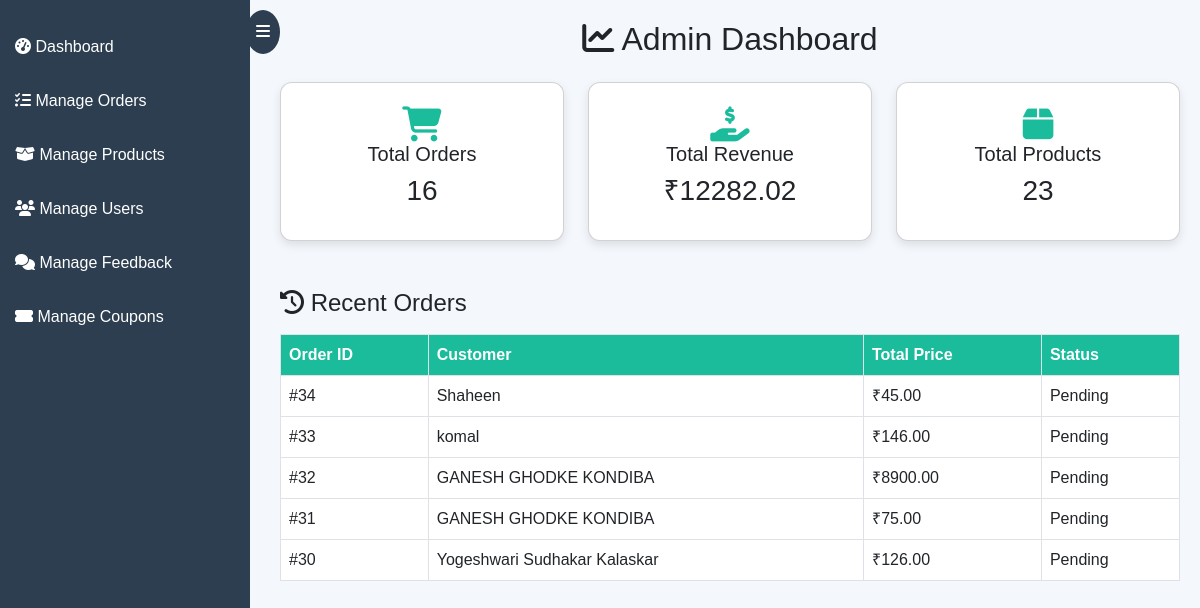
/admin-panel/dashboard/, run on the app's committed database.
### myApp/models.py (models this page shows, shortened)
class Order(models.Model):
    PAYMENT_CHOICES = [
        ('COD', 'Cash on Delivery'),
        ('UPI', 'UPI Payment'),
        ('CARD', 'Credit/Debit Card'),
    ]
    STATUS_CHOICES = [
        ('Pending', 'Pending'),
        ('Processing', 'Processing'),
        ('Shipped', 'Shipped'),
        ('Delivered', 'Delivered'),
        ('Cancelled', 'Cancelled'),
    ]
    full_name = models.CharField(max_length=100)
    email = models.EmailField()
    phone = models.CharField(max_length=15)
    address = models.TextField()
    city = models.CharField(max_length=100)
    state = models.CharField(max_length=100)
    zip_code = models.CharField(max_length=10)
    payment_method = models.CharField(max_length=10, choices=PAYMENT_CHOICES)
    order_date = models.DateTimeField(auto_now_add=True)
    total_price = models.DecimalField(max_digits=10, decimal_places=2)
    status = models.CharField(max_length=20, choices=STATUS_CHOICES, default='Pending')
    order_items = models.JSONField(default=list)  # Proper JSON storage
    discount_amount = models.DecimalField(max_digits=10, decimal_places=2, default=Decimal('0.00'))
    coupon_discount = models.DecimalField(max_digits=10, decimal_places=2, default=Decimal('0.00'))
    coupon_code = models.CharField(max_length=50, blank=True, null=True)

### myApp/views.py (the view)
# urls.py: path('dashboard/', admin_dashboard, name='admin_dashboard'),
def admin_dashboard(request):
    total_orders = Order.objects.count()
    total_revenue = sum(order.total_price for order in Order.objects.all())
    total_products = Vegie.objects.count() + Fruit.objects.count() + Pulse.objects.count()
    recent_orders = Order.objects.order_by('-order_date')[:5]
    customer_queries = ContactMessage.objects.order_by('-submitted_at')[:5]  # Get last 5 queries
    context = {
        'total_orders': total_orders,
        'total_revenue': total_revenue,
        'total_products': total_products,
        'recent_orders': recent_orders,
        'customer_queries': customer_queries,  # Send queries to template
    }
    return render(request, 'admin_panel/dashboard.html', context)

### templates/admin_panel/dashboard.html (shortened to what this page needs)
<!DOCTYPE html>
<html lang="en">
<head>
    <link rel="stylesheet" href="https://cdn.jsdelivr.net/npm/bootstrap@5.3.0/dist/css/bootstrap.min.css">
    <link rel="stylesheet" href="https://cdnjs.cloudflare.com/ajax/libs/font-awesome/6.4.2/css/all.min.css">
</head>
<body>
    <div class="sidebar" id="sidebar">
        <span class="toggle-btn" onclick="toggleSidebar()"><i class="fas fa-bars"></i></span>
        <a href="#"><i class="fas fa-tachometer-alt"></i> Dashboard</a>
        <a href="{% url 'manage_orders' %}"><i class="fas fa-tasks"></i> Manage Orders</a>
        <a href="{% url 'manage_products' %}"><i class="fas fa-box-open"></i> Manage Products</a>
        <a href="{% url 'manage_users' %}"><i class="fas fa-users"></i> Manage Users</a>
        <a href="{% url 'manage_feedback' %}"><i class="fas fa-comments"></i> Manage Feedback</a>
        <a href="{% url 'coupon_list' %}" class="active"><i class="fas fa-ticket-alt"></i> Manage Coupons</a>
    </div>
    <div class="main-content">
        <h2 class="text-center mb-4"><i class="fas fa-chart-line"></i> Admin Dashboard</h2>
        <div class="row">
            <div class="col-md-4">
                <div class="card p-4 text-center">
                    <i class="fas fa-shopping-cart icon"></i>
                    <h5>Total Orders</h5>
                    <h3>{{ total_orders }}</h3>
                </div>
            </div>
            <div class="col-md-4">
                <div class="card p-4 text-center">
                    <i class="fas fa-hand-holding-usd icon"></i>
                    <h5>Total Revenue</h5>
                    <h3>₹{{ total_revenue }}</h3>
                </div>
            </div>
            <div class="col-md-4">
                <div class="card p-4 text-center">
                    <i class="fas fa-box icon"></i>
                    <h5>Total Products</h5>
                    <h3>{{ total_products }}</h3>
                </div>
            </div>
        </div>
        <h4 class="mt-5"><i class="fas fa-history"></i> Recent Orders</h4>
        <table class="table table-bordered mt-3">
            <thead>
                <tr>
                    <th>Order ID</th>
                    <th>Customer</th>
                    <th>Total Price</th>
                    <th>Status</th>
                </tr>
            </thead>
            <tbody>
                {% for order in recent_orders %}
                <tr>
                    <td>#{{ order.id }}</td>
                    <td>{{ order.full_name }}</td>
                    <td>₹{{ order.total_price }}</td>
                    <td>{{ order.status }}</td>
                </tr>
                {% endfor %}
            </tbody>
        </table>
    </div>
</body>
</html>

### templates/admin_panel/dashboard.html (style rules this page uses)
body { background-color: #f4f7fc; font-family: 'Poppins', sans-serif; display: flex; transition: all 0.3s ease-in-out; }
.sidebar { width: 250px; background: #2c3e50; color: white; position: fixed; height: 100vh; padding-top: 20px; transition: 0.3s ease-in-out; }
.sidebar a { display: block; color: white; padding: 15px; text-decoration: none; font-size: 16px; transition: 0.3s; }
.sidebar .toggle-btn { position: absolute; top: 10px; right: -30px; background: #2c3e50; color: white; border-radius: 50%; padding: 10px; cursor: pointer; transition: 0.3s ease-in-out; }
.main-content { margin-left: 260px; padding: 20px; width: 100%; transition: 0.3s ease-in-out; }
.card { border-radius: 12px; box-shadow: 0px 4px 10px rgba(0, 0, 0, 0.1); transition: 0.3s ease-in-out; background: white; }
.icon { font-size: 35px; color: #1abc9c; }
.table th { background-color: #1abc9c; color: white; }

### data on the page
Order: id "34", full_name "Shaheen", total_price "45.00", status "Pending"
Order: id "33", full_name "komal", total_price "146.00", status "Pending"
Order: id "32", full_name "GANESH GHODKE KONDIBA", total_price "8900.00", status "Pending"
Order: id "31", full_name "GANESH GHODKE KONDIBA", total_price "75.00", status "Pending"
Order: id "30", full_name "Yogeshwari Sudhakar Kalaskar", total_price "126.00", status "Pending"

### other printed values
{{ total_orders }} "16"
{{ total_revenue }} "12282.02"
{{ total_products }} "23"
